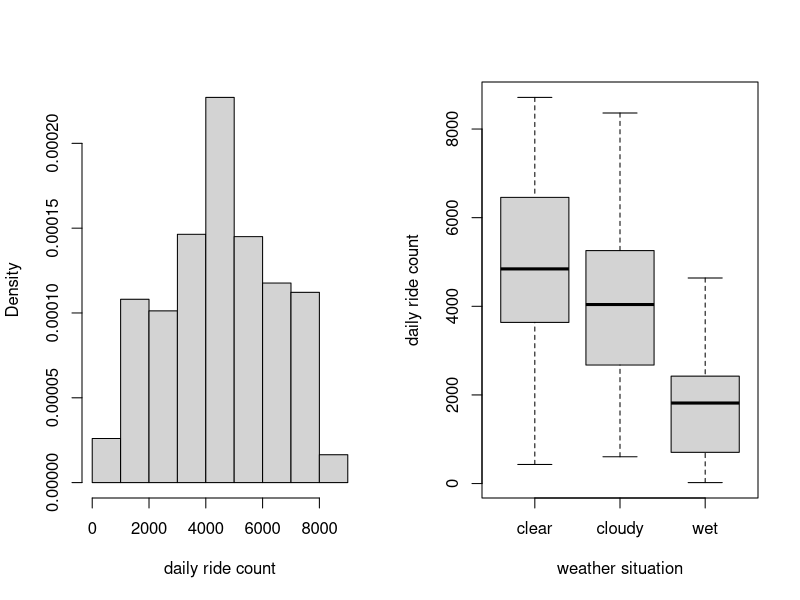
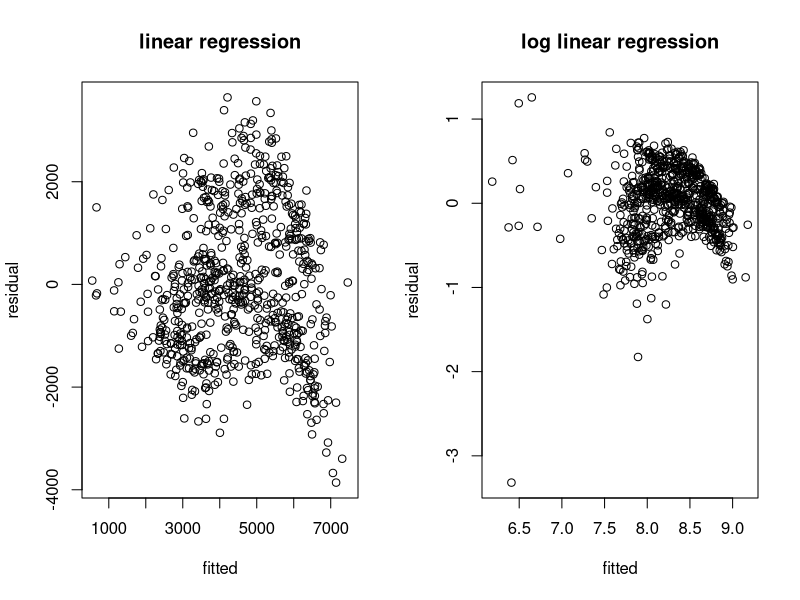
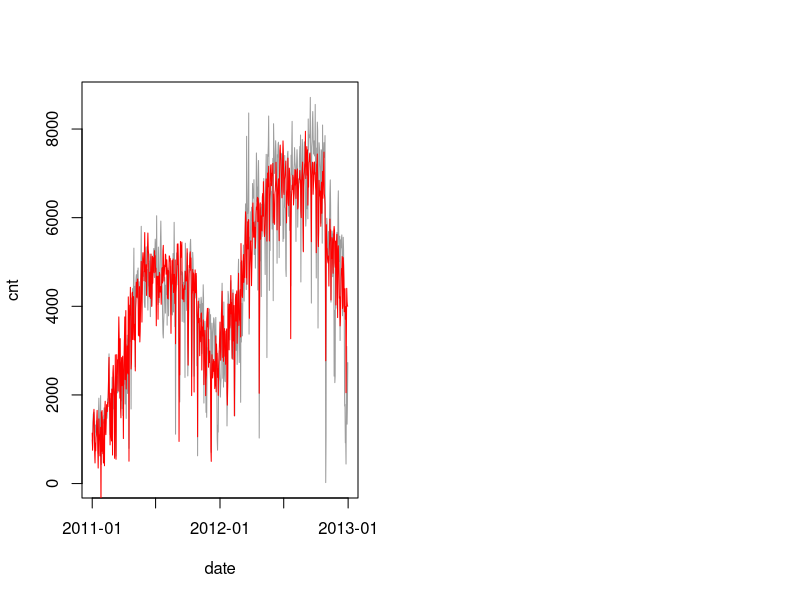
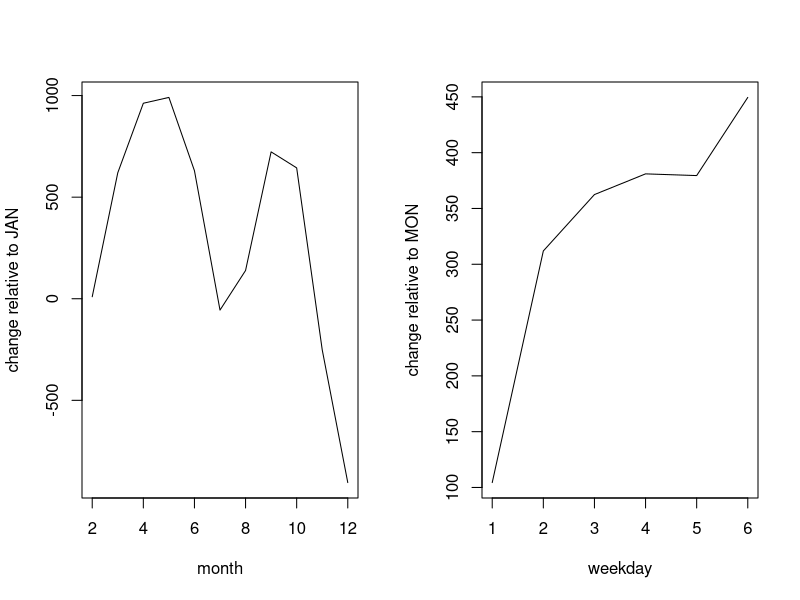
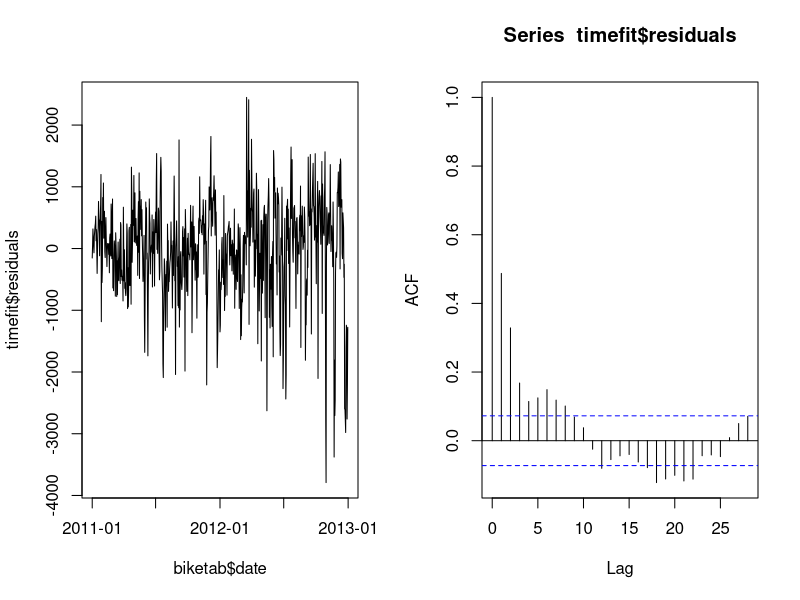
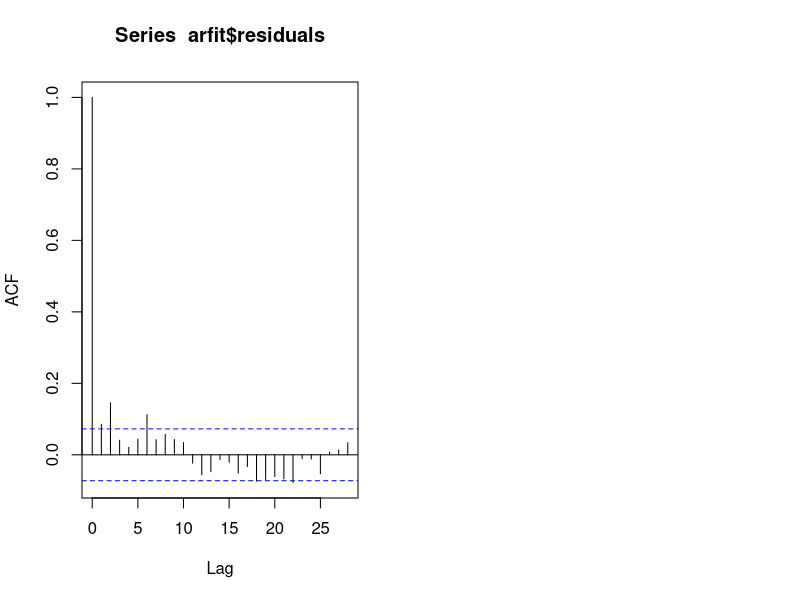

Reproduce these figures in R, in order.
## ---- chunk 1
biketab <- read.csv("bikeshare.csv")
head(biketab)
par(mfrow=c(1,2))
hist(biketab$cnt, xlab="daily ride count", freq=FALSE, main="")
boxplot(biketab$cnt ~ biketab$weathersit, xlab="weather situation", ylab="daily ride count")
## ---- chunk 2
class(biketab$weathersit)
biketab$weathersit <- factor(biketab$weathersit)
levels(biketab$weathersit)
## ---- chunk 3
wsfit <- glm(cnt ~ weathersit, data=biketab)
summary(wsfit)
## ---- chunk 4
1 - wsfit$deviance/wsfit$null.deviance
## ---- chunk 5
sqrt(wsfit$deviance/wsfit$df.residual)
## ---- chunk 6
ridefit <- glm(cnt ~ weathersit + temp + hum + windspeed, data=biketab) 
coef(ridefit)
## ---- chunk 7
ridefit2 <- glm(cnt ~ weathersit*(temp + hum + windspeed), data=biketab) 
coef(ridefit2)
## ---- chunk 8
## clear
10*coef(ridefit2)["temp"]
## cloudy
10*(coef(ridefit2)["temp"] + coef(ridefit2)["weathersitcloudy:temp"])
## wet
10*(coef(ridefit2)["temp"] + coef(ridefit2)["weathersitwet:temp"])
## ---- chunk 9
lridefit <- glm(log(cnt) ~ weathersit*(temp + hum + windspeed), data=biketab) 
coef(lridefit)
## ---- chunk 10
## clear
exp(10*coef(lridefit)["temp"])
## cloudy
exp(10*(coef(lridefit)["temp"] + coef(lridefit)["weathersitcloudy:temp"]))
## wet
exp(10*(coef(lridefit)["temp"] + coef(lridefit)["weathersitwet:temp"]))
## ---- chunk 11
par(mfrow=c(1,2))
plot(ridefit2$residuals ~ ridefit2$fitted.values, xlab="fitted", ylab="residual", main="linear regression")
plot(lridefit$residuals ~ lridefit$fitted.values, xlab="fitted", ylab="residual", main="log linear regression")
## ---- chunk 12
newdata <- data.frame(weathersit="clear", temp=25, hum=50, windspeed=5)
predict(ridefit2, newdata)
exp(predict(lridefit, newdata))
## ---- chunk 13
ride7k <- glm(cnt>7000 ~ weathersit*(temp + hum + windspeed),
              data=biketab, family="binomial")
coef(ride7k)
## ---- chunk 14
## clear
exp(10*coef(ride7k)["temp"])
## cloudy
exp(10*(coef(ride7k)["temp"] + coef(ride7k)["weathersitcloudy:temp"]))
## wet
exp(10*(coef(ride7k)["temp"] + coef(ride7k)["weathersitwet:temp"]))
## ---- chunk 15
biketab$date <- as.Date(biketab$dteday, format="%m/%d/%Y")
biketab$mnth <- factor(biketab$mnth)
biketab$weekday <- factor(biketab$weekday)
## ---- chunk 16
timefit <- glm(cnt ~ weathersit*(temp + hum + windspeed) 
                + date + mnth + weekday, data=biketab) 
summary(timefit)
## ---- chunk 17
plot(cnt ~ date, type="l", col=8, data=biketab)
lines(timefit$fitted ~ biketab$date, col="red")
## ---- chunk 18
par(mfrow=c(1,2))
plot(2:12, coef(timefit)[paste("mnth",2:12,sep="")], type="l", ylab="change relative to JAN", xlab="month")
plot(1:6, coef(timefit)[paste("weekday",1:6,sep="")], type="l", ylab="change relative to MON", xlab="weekday")

## ---- chunk 19
plot(timefit$residuals ~ biketab$date, type="l")
## ---- chunk 20
acf(timefit$residuals)
## ---- chunk 21
biketab$lag <- c(NA, head(biketab$cnt,-1))
# confirm it worked as planned
biketab[1:5,c("cnt","lag")]
## ---- chunk 22
arfit <- glm(cnt ~ lag + weathersit*(temp + hum + windspeed) 
                + date + mnth + weekday, data=biketab)
coef(arfit)["lag"]
## ---- chunk 23
acf(arfit$residuals)
